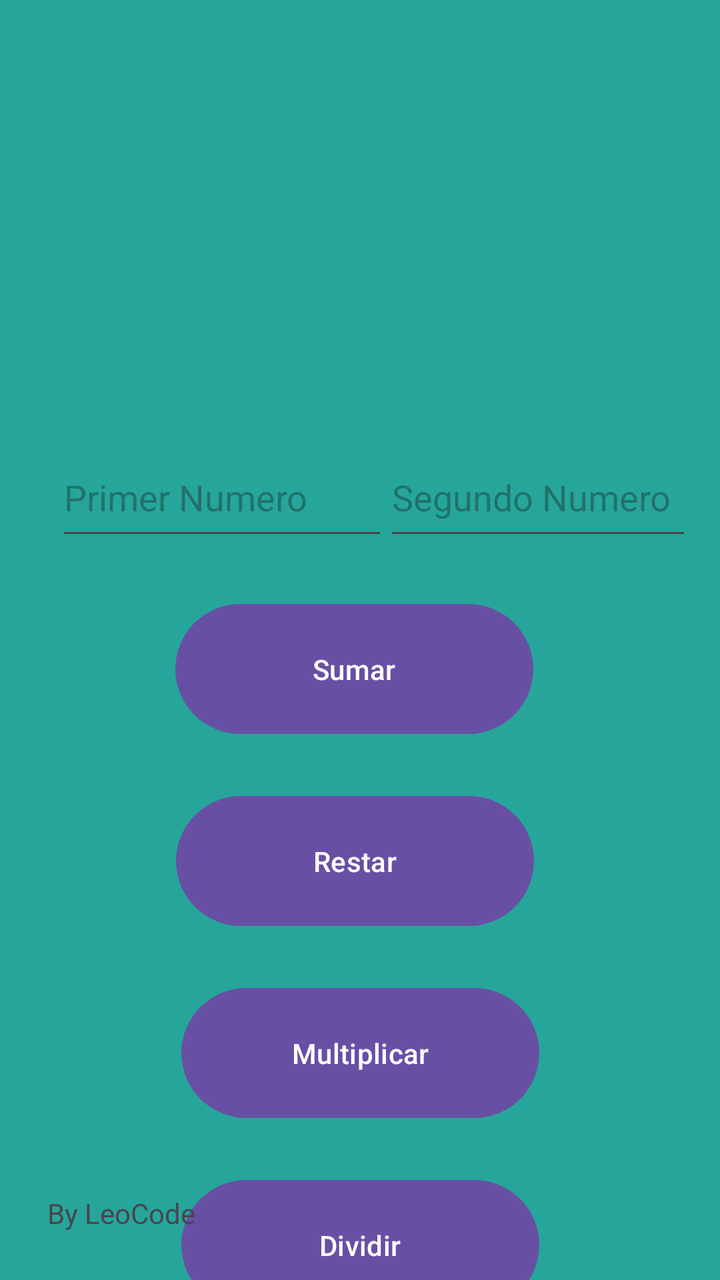
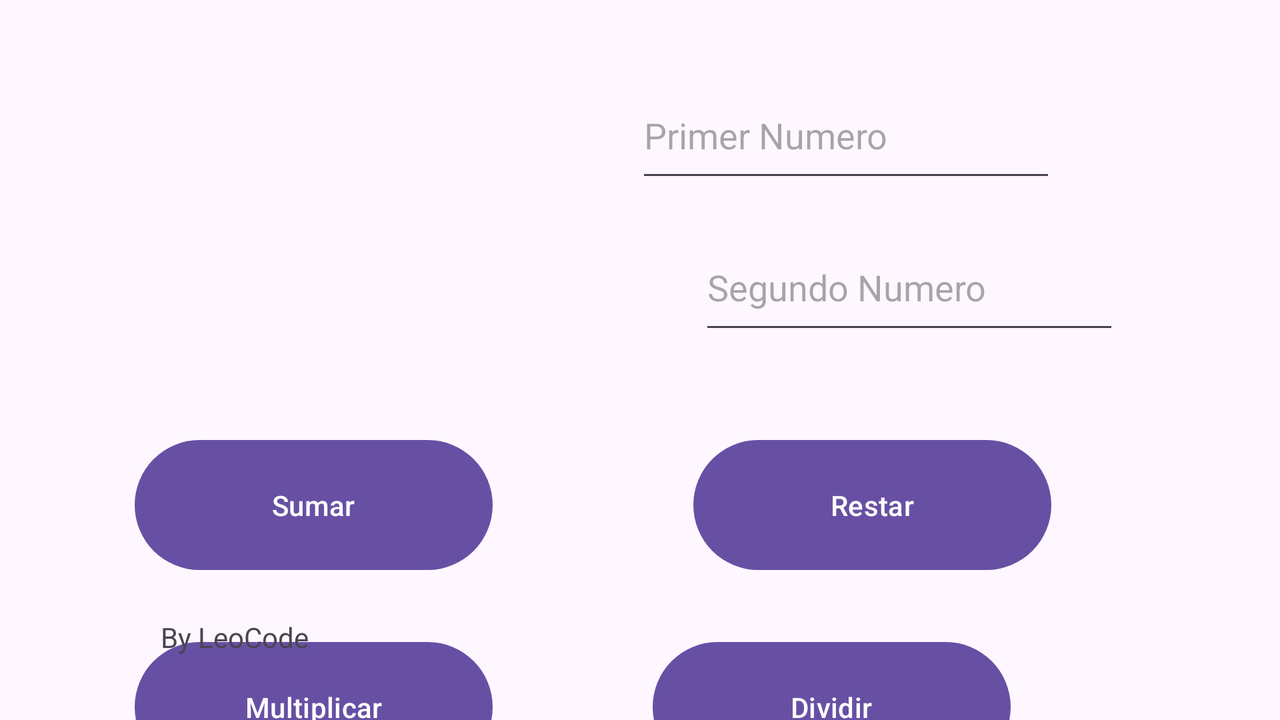

First picture: res/layout/ on a phone held upright. Second picture: the repository's own variant of that layout, on a device whose configuration matches the variant's folder. Source for both follows.
<!-- AndroidManifest.xml: application theme Theme.EjerciciosAwakelab -->
<!-- res/layout/calculadora.xml -->
<?xml version="1.0" encoding="utf-8"?>
<androidx.constraintlayout.widget.ConstraintLayout xmlns:android="http://schemas.android.com/apk/res/android"
    xmlns:app="http://schemas.android.com/apk/res-auto"
    xmlns:tools="http://schemas.android.com/tools"
    android:layout_width="match_parent"
    android:layout_height="match_parent"
    android:background="#26A69A">

    <EditText
        android:id="@+id/editTextPrimerNumero"
        android:layout_width="166dp"
        android:layout_height="56dp"
        android:layout_marginTop="32dp"
        android:ems="10"
        android:hint="@string/primer_numero"
        android:inputType="number"
        app:layout_constraintEnd_toEndOf="parent"
        app:layout_constraintHorizontal_bias="0.145"
        app:layout_constraintStart_toStartOf="parent"
        app:layout_constraintTop_toBottomOf="@+id/imageView" />

    <EditText
        android:id="@+id/editTextSegundoNumero"
        android:layout_width="154dp"
        android:layout_height="56dp"
        android:layout_marginEnd="16dp"
        android:ems="10"
        android:hint="@string/segundo_numero"
        android:inputType="number"
        app:layout_constraintEnd_toEndOf="parent"
        app:layout_constraintStart_toEndOf="@+id/editTextPrimerNumero"
        app:layout_constraintTop_toTopOf="@+id/editTextPrimerNumero" />

    <Button
        android:id="@+id/buttonSuma"
        style="@style/buttonStyle"
        android:text="@string/sumar"
        app:layout_constraintEnd_toEndOf="parent"
        app:layout_constraintHorizontal_bias="0.485"
        app:layout_constraintStart_toStartOf="parent"
        app:layout_constraintTop_toBottomOf="@+id/editTextSegundoNumero" />

    <Button
        android:id="@+id/buttonResta"
        style="@style/buttonStyle"
        android:text="@string/restar"
        app:layout_constraintEnd_toEndOf="parent"
        app:layout_constraintHorizontal_bias="0.486"
        app:layout_constraintStart_toStartOf="parent"
        app:layout_constraintTop_toBottomOf="@+id/buttonSuma" />

    <Button
        android:id="@+id/buttonMultiplicacion"
        style="@style/buttonStyle"
        android:text="@string/multiplicar"
        app:layout_constraintEnd_toEndOf="parent"
        app:layout_constraintStart_toStartOf="parent"
        app:layout_constraintTop_toBottomOf="@+id/buttonResta" />

    <Button
        android:id="@+id/buttonDivision"
        style="@style/buttonStyle"
        android:text="@string/dividir"
        app:layout_constraintBottom_toBottomOf="parent"
        app:layout_constraintEnd_toEndOf="parent"
        app:layout_constraintStart_toStartOf="parent"
        app:layout_constraintTop_toBottomOf="@+id/buttonMultiplicacion"
        app:layout_constraintVertical_bias="0.0" />

    <ImageView
        android:id="@+id/imageView"
        android:layout_width="317dp"
        android:layout_height="159dp"
        android:layout_marginTop="28dp"
        app:layout_constraintEnd_toEndOf="parent"
        app:layout_constraintStart_toStartOf="parent"
        app:layout_constraintTop_toTopOf="parent"
        app:srcCompat="@drawable/baseline_calculate_24" />

    <TextView
        android:id="@+id/textViewDev"
        android:layout_width="wrap_content"
        android:layout_height="wrap_content"
        android:layout_marginBottom="24dp"
        android:text="@string/desarrollado_por_leocode"
        app:layout_constraintBottom_toBottomOf="parent"
        app:layout_constraintEnd_toEndOf="parent"
        app:layout_constraintHorizontal_bias="0.083"
        app:layout_constraintStart_toStartOf="parent" />

</androidx.constraintlayout.widget.ConstraintLayout>
<!-- resources referenced by this layout -->
<resources>
  <string name="desarrollado_por_leocode">By LeoCode</string>
  <string name="dividir">Dividir</string>
  <string name="multiplicar">Multiplicar</string>
  <string name="primer_numero">Primer Numero</string>
  <string name="restar">Restar</string>
  <string name="segundo_numero">Segundo Numero</string>
  <string name="sumar">Sumar</string>
  <style name="buttonStyle">
          <item name="android:layout_width">179dp</item>
          <item name="android:layout_height">73dp</item>
          <item name="android:layout_marginTop">23dp</item>
      </style>
  <style name="Theme.EjerciciosAwakelab" parent="Base.Theme.EjerciciosAwakelab" />
  <style name="Base.Theme.EjerciciosAwakelab" parent="Theme.Material3.DayNight.NoActionBar">
          
          
      </style>
</resources>
<!-- res/layout-land/calculadora.xml (the repository's variant of the layout above) -->
<!-- drawn on the phone turned sideways -->
<?xml version="1.0" encoding="utf-8"?>
<androidx.constraintlayout.widget.ConstraintLayout xmlns:android="http://schemas.android.com/apk/res/android"
    xmlns:app="http://schemas.android.com/apk/res-auto"
    xmlns:tools="http://schemas.android.com/tools"
    android:layout_width="match_parent"
    android:layout_height="match_parent">

    <EditText
        android:id="@+id/editTextPrimerNumero"
        android:layout_width="wrap_content"
        android:layout_height="60dp"
        android:layout_marginTop="36dp"
        android:layout_marginEnd="112dp"
        android:ems="10"
        android:hint="@string/primer_numero"
        android:inputType="number"
        app:layout_constraintEnd_toEndOf="parent"
        app:layout_constraintTop_toTopOf="parent" />

    <EditText
        android:id="@+id/editTextSegundoNumero"
        android:layout_width="wrap_content"
        android:layout_height="60dp"
        android:layout_marginTop="16dp"
        android:layout_marginEnd="72dp"
        android:ems="10"
        android:hint="@string/segundo_numero"
        android:inputType="number"
        app:layout_constraintEnd_toEndOf="parent"
        app:layout_constraintHorizontal_bias="0.715"
        app:layout_constraintStart_toEndOf="@+id/imageView"
        app:layout_constraintTop_toBottomOf="@+id/editTextPrimerNumero" />

    <Button
        android:id="@+id/buttonSuma"
        android:layout_width="179dp"
        android:layout_height="73dp"
        android:layout_marginTop="44dp"
        android:text="@string/sumar"
        app:layout_constraintEnd_toEndOf="parent"
        app:layout_constraintHorizontal_bias="0.146"
        app:layout_constraintStart_toStartOf="parent"
        app:layout_constraintTop_toBottomOf="@+id/editTextSegundoNumero" />

    <Button
        android:id="@+id/buttonResta"
        android:layout_width="179dp"
        android:layout_height="73dp"
        android:text="@string/restar"
        app:layout_constraintBottom_toBottomOf="@+id/buttonSuma"
        app:layout_constraintEnd_toEndOf="parent"
        app:layout_constraintHorizontal_bias="0.752"
        app:layout_constraintStart_toStartOf="parent"
        app:layout_constraintTop_toTopOf="@+id/buttonSuma"
        app:layout_constraintVertical_bias="0.0" />

    <Button
        android:id="@+id/buttonMultiplicacion"
        android:layout_width="179dp"
        android:layout_height="73dp"
        android:layout_marginTop="28dp"
        android:text="@string/multiplicar"
        app:layout_constraintEnd_toEndOf="parent"
        app:layout_constraintHorizontal_bias="0.146"
        app:layout_constraintStart_toStartOf="parent"
        app:layout_constraintTop_toBottomOf="@+id/buttonResta" />

    <Button
        android:id="@+id/buttonDividir"
        android:layout_width="179dp"
        android:layout_height="73dp"
        android:layout_marginEnd="128dp"
        android:layout_marginBottom="68dp"
        android:text="@string/dividir"
        app:layout_constraintBottom_toBottomOf="@+id/buttonMultiplicacion"
        app:layout_constraintEnd_toEndOf="parent"
        app:layout_constraintHorizontal_bias="0.923"
        app:layout_constraintStart_toEndOf="@+id/buttonMultiplicacion"
        app:layout_constraintTop_toTopOf="@+id/buttonMultiplicacion"
        app:layout_constraintVertical_bias="0.0" />

    <ImageView
        android:id="@+id/imageView"
        android:layout_width="317dp"
        android:layout_height="159dp"
        android:layout_marginTop="36dp"
        app:layout_constraintEnd_toEndOf="parent"
        app:layout_constraintHorizontal_bias="0.038"
        app:layout_constraintStart_toStartOf="parent"
        app:layout_constraintTop_toTopOf="parent"
        app:srcCompat="@drawable/baseline_calculate_24" />

    <TextView
        android:id="@+id/textViewDev"
        android:layout_width="wrap_content"
        android:layout_height="wrap_content"
        android:layout_marginBottom="32dp"
        android:text="@string/desarrollado_por_leocode"
        app:layout_constraintBottom_toBottomOf="parent"
        app:layout_constraintEnd_toEndOf="parent"
        app:layout_constraintHorizontal_bias="0.142"
        app:layout_constraintStart_toStartOf="parent" />

</androidx.constraintlayout.widget.ConstraintLayout>
<!-- resources referenced by the variant -->
<!-- as the phone turned sideways resolves them -->
<resources>
  <string name="desarrollado_por_leocode">By LeoCode</string>
  <string name="dividir">Dividir</string>
  <string name="multiplicar">Multiplicar</string>
  <string name="primer_numero">Primer Numero</string>
  <string name="restar">Restar</string>
  <string name="segundo_numero">Segundo Numero</string>
  <string name="sumar">Sumar</string>
  <style name="Theme.EjerciciosAwakelab" parent="Base.Theme.EjerciciosAwakelab" />
  <style name="Base.Theme.EjerciciosAwakelab" parent="Theme.Material3.DayNight.NoActionBar">
          
          
      </style>
</resources>
